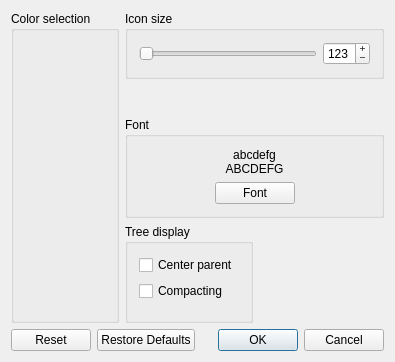
<?xml version="1.0" encoding="UTF-8"?>
<ui version="4.0">
 <class>CustomizeDialog</class>
 <widget class="QDialog" name="CustomizeDialog">
  <property name="geometry">
   <rect>
    <x>0</x>
    <y>0</y>
    <width>395</width>
    <height>362</height>
   </rect>
  </property>
  <property name="sizePolicy">
   <sizepolicy hsizetype="Minimum" vsizetype="Minimum">
    <horstretch>0</horstretch>
    <verstretch>0</verstretch>
   </sizepolicy>
  </property>
  <property name="windowTitle">
   <string>Browser customization</string>
  </property>
  <layout class="QVBoxLayout" name="verticalLayout">
   <item>
    <layout class="QHBoxLayout" name="horizontalLayout">
     <item>
      <layout class="QVBoxLayout">
       <item>
        <widget class="QGroupBox" name="groupBox_2">
         <property name="title">
          <string>Color selection</string>
         </property>
         <layout class="QVBoxLayout" name="verticalLayout_2">
          <item>
           <widget class="ColorButton" name="background_cbutton" native="true"/>
          </item>
          <item>
           <widget class="ColorButton" name="bborder_cbutton" native="true"/>
          </item>
          <item>
           <widget class="ColorButton" name="line_cbutton" native="true"/>
          </item>
          <item>
           <widget class="ColorButton" name="text_cbutton" native="true"/>
          </item>
          <item>
           <widget class="ColorButton" name="bfill_cbutton" native="true"/>
          </item>
          <item>
           <widget class="ColorButton" name="hborder_cbutton" native="true"/>
          </item>
          <item>
           <widget class="ColorButton" name="hfill_cbutton" native="true"/>
          </item>
          <item>
           <widget class="ColorButton" name="selection_cbutton" native="true"/>
          </item>
          <item>
           <widget class="ColorButton" name="link_cbutton" native="true"/>
          </item>
         </layout>
        </widget>
       </item>
      </layout>
     </item>
     <item>
      <layout class="QGridLayout" name="gridLayout">
       <item row="0" column="0" alignment="Qt::AlignTop">
        <widget class="QGroupBox" name="groupBox1_2">
         <property name="sizePolicy">
          <sizepolicy hsizetype="Preferred" vsizetype="Preferred">
           <horstretch>1</horstretch>
           <verstretch>0</verstretch>
          </sizepolicy>
         </property>
         <property name="title">
          <string>Icon size</string>
         </property>
         <layout class="QHBoxLayout">
          <item>
           <widget class="QSlider" name="iconSize_slider">
            <property name="sizePolicy">
             <sizepolicy hsizetype="Minimum" vsizetype="Fixed">
              <horstretch>1</horstretch>
              <verstretch>0</verstretch>
             </sizepolicy>
            </property>
            <property name="focusPolicy">
             <enum>Qt::ClickFocus</enum>
            </property>
            <property name="orientation">
             <enum>Qt::Horizontal</enum>
            </property>
           </widget>
          </item>
          <item>
           <widget class="QSpinBox" name="iconSize_spin">
            <property name="focusPolicy">
             <enum>Qt::ClickFocus</enum>
            </property>
            <property name="toolTip">
             <string>Set the icon size</string>
            </property>
            <property name="buttonSymbols">
             <enum>QAbstractSpinBox::PlusMinus</enum>
            </property>
            <property name="minimum">
             <number>2</number>
            </property>
            <property name="maximum">
             <number>500</number>
            </property>
            <property name="value">
             <number>123</number>
            </property>
           </widget>
          </item>
         </layout>
        </widget>
       </item>
       <item row="2" column="0" alignment="Qt::AlignLeft">
        <widget class="QGroupBox" name="groupBox">
         <property name="enabled">
          <bool>true</bool>
         </property>
         <property name="title">
          <string>Tree display</string>
         </property>
         <layout class="QFormLayout" name="formLayout">
          <property name="fieldGrowthPolicy">
           <enum>QFormLayout::FieldsStayAtSizeHint</enum>
          </property>
          <item row="3" column="0">
           <widget class="QCheckBox" name="centerParent_checkbox">
            <property name="focusPolicy">
             <enum>Qt::ClickFocus</enum>
            </property>
            <property name="toolTip">
             <string>Should the tree be rendered to minimize space?</string>
            </property>
            <property name="text">
             <string>Center parent</string>
            </property>
           </widget>
          </item>
          <item row="4" column="0">
           <widget class="QCheckBox" name="compacting_checkbox">
            <property name="focusPolicy">
             <enum>Qt::ClickFocus</enum>
            </property>
            <property name="toolTip">
             <string>Should the tree be rendered to minimize space?</string>
            </property>
            <property name="text">
             <string>Compacting</string>
            </property>
           </widget>
          </item>
         </layout>
        </widget>
       </item>
       <item row="1" column="0">
        <widget class="QGroupBox" name="groupBox5">
         <property name="title">
          <string>Font</string>
         </property>
         <layout class="QVBoxLayout">
          <item>
           <widget class="QLabel" name="font_label">
            <property name="sizePolicy">
             <sizepolicy hsizetype="Preferred" vsizetype="Preferred">
              <horstretch>0</horstretch>
              <verstretch>1</verstretch>
             </sizepolicy>
            </property>
            <property name="frameShape">
             <enum>QFrame::NoFrame</enum>
            </property>
            <property name="frameShadow">
             <enum>QFrame::Raised</enum>
            </property>
            <property name="text">
             <string>&lt;p align=&quot;center&quot;&gt;abcdefg&lt;br&gt;
ABCDEFG&lt;/p&gt;</string>
            </property>
            <property name="wordWrap">
             <bool>false</bool>
            </property>
           </widget>
          </item>
          <item>
           <layout class="QHBoxLayout">
            <item>
             <spacer name="spacer2">
              <property name="orientation">
               <enum>Qt::Horizontal</enum>
              </property>
              <property name="sizeType">
               <enum>QSizePolicy::Expanding</enum>
              </property>
              <property name="sizeHint" stdset="0">
               <size>
                <width>40</width>
                <height>21</height>
               </size>
              </property>
             </spacer>
            </item>
            <item>
             <widget class="QPushButton" name="font_button">
              <property name="focusPolicy">
               <enum>Qt::ClickFocus</enum>
              </property>
              <property name="text">
               <string>Font</string>
              </property>
             </widget>
            </item>
            <item>
             <spacer name="spacer2_2">
              <property name="orientation">
               <enum>Qt::Horizontal</enum>
              </property>
              <property name="sizeType">
               <enum>QSizePolicy::Expanding</enum>
              </property>
              <property name="sizeHint" stdset="0">
               <size>
                <width>40</width>
                <height>21</height>
               </size>
              </property>
             </spacer>
            </item>
           </layout>
          </item>
         </layout>
        </widget>
       </item>
      </layout>
     </item>
    </layout>
   </item>
   <item>
    <widget class="QDialogButtonBox" name="buttonBox">
     <property name="standardButtons">
      <set>QDialogButtonBox::Cancel|QDialogButtonBox::Ok|QDialogButtonBox::Reset|QDialogButtonBox::RestoreDefaults</set>
     </property>
    </widget>
   </item>
  </layout>
 </widget>
 <layoutdefault spacing="6" margin="11"/>
 <customwidgets>
  <customwidget>
   <class>ColorButton</class>
   <extends>QWidget</extends>
   <header>ColorButton.h</header>
  </customwidget>
 </customwidgets>
 <includes>
  <include location="local">ColorButton.h</include>
  <include location="local">ColorButton.h</include>
  <include location="local">ColorButton.h</include>
  <include location="local">ColorButton.h</include>
  <include location="local">ColorButton.h</include>
  <include location="local">ColorButton.h</include>
  <include location="local">ColorButton.h</include>
  <include location="local">ColorButton.h</include>
  <include location="local">ColorButton.h</include>
 </includes>
 <resources/>
 <connections/>
</ui>
